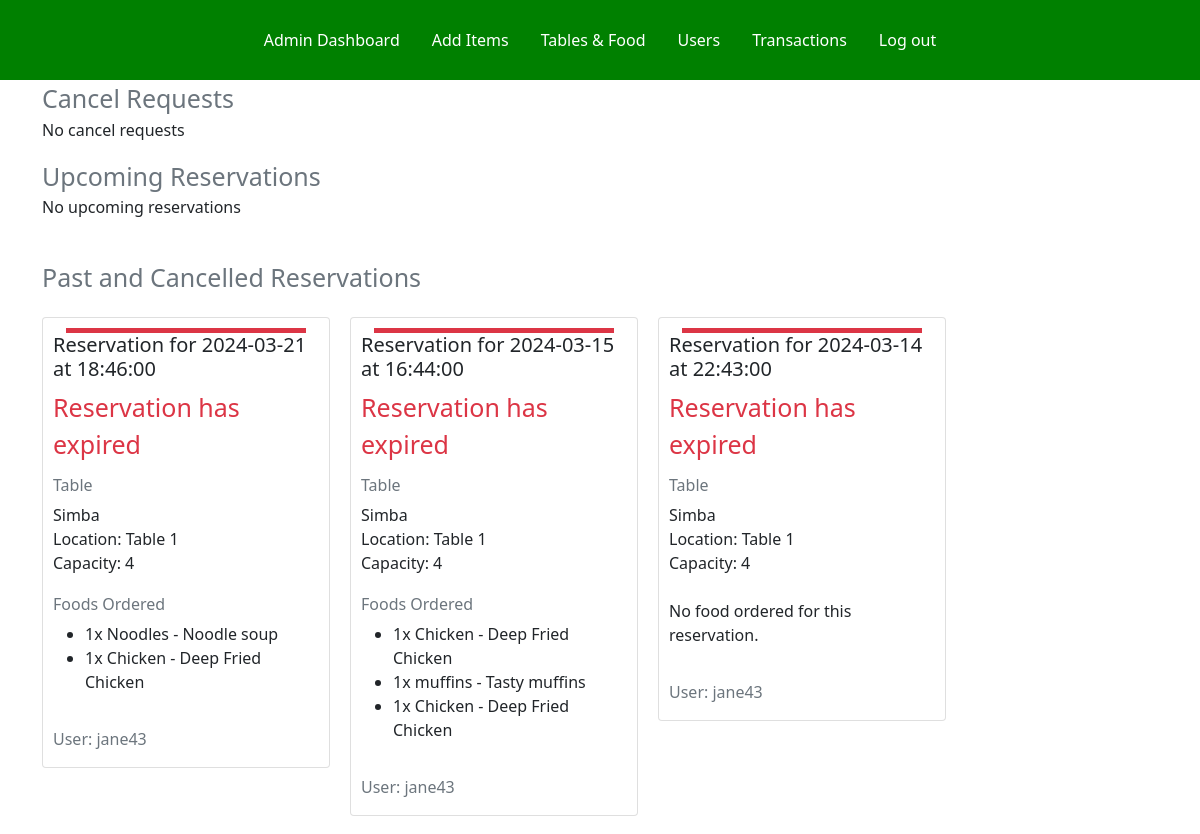
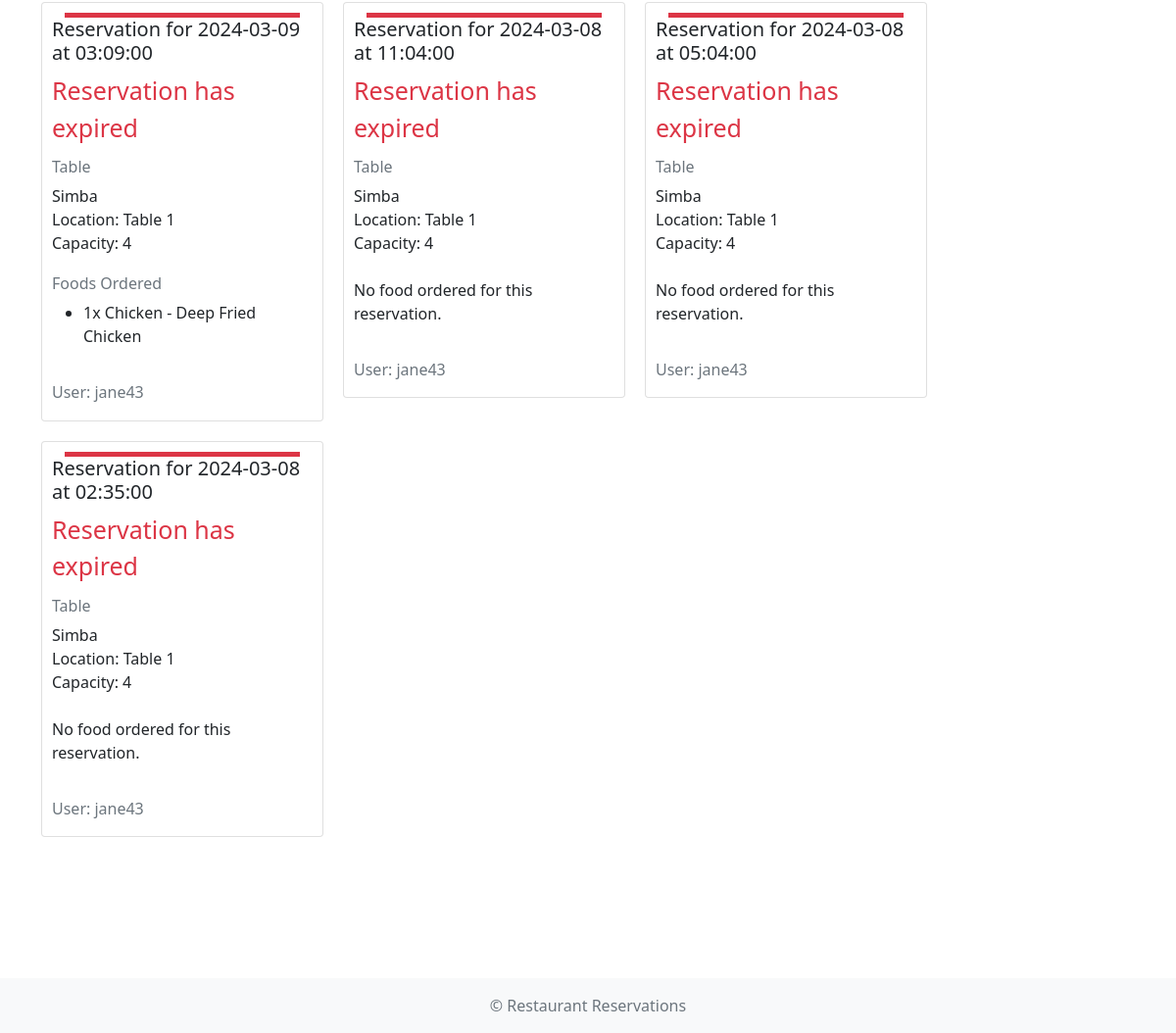
Page /RestaurantReservation/admin_dash.php (signed in) on the committed database (2 pictures, top to bottom).
### tables this page shows
CREATE TABLE `reservations` (
  `reservation_id` int(11) NOT NULL,
  `reservation_date` date NOT NULL,
  `reservation_time` time NOT NULL,
  `duration` int(11) NOT NULL,
  `status` varchar(255) NOT NULL,
  `username` varchar(25) NOT NULL,
  `table_id` int(11) NOT NULL
);

CREATE TABLE `tables` (
  `table_id` int(11) NOT NULL,
  `capacity` int(11) NOT NULL,
  `status` varchar(25) NOT NULL,
  `table_name` varchar(25) NOT NULL,
  `location` varchar(25) NOT NULL
);

### RestaurantReservation/admin_dash.php (the view, shortened to what this page needs)
<?php
require 'config.php';
function fetchReservations($conn, $query, $params = []) {
    $stmt = $conn->prepare($query);
    $stmt->execute();
    $results = $stmt->fetchAll();
    $reservations = [];
    foreach ($results as $row) {
        $reservations[] = $row;
    }
    return $reservations;
}
function displayReservations($reservations, $conn, $buttonLabel, $newStatus) {
    echo '<div class="foods-holder">';
    foreach ($reservations as $reservation) {
        echo "<div class='card' style='width: 18rem;padding:10px;'>";
        if ($reservation['minutes_until_reservation'] > 0) {
            echo '<div style="background-color: #198754;" class="info-bar"></div>';
        } elseif ($reservation['minutes_until_reservation'] > -($reservation['duration'] * 60)) {
            echo '<div style="background-color: #ffc107;" class="info-bar"></div>';
        } else {
            echo '<div style="background-color: #dc3545;" class="info-bar"></div>';
        }
        echo "<h5 class='card-title'>Reservation for " . $reservation['reservation_date'] . " at " . $reservation['reservation_time'] . "</h5>";
        if ($reservation['minutes_until_reservation'] > 0) {
            if ($reservation['minutes_until_reservation'] > 60) {
                $time_status = floor($reservation['minutes_until_reservation'] / 60) . " hours " . ($reservation['minutes_until_reservation'] % 60) . " minutes until reservation starts";
            } else {
                $time_status = $reservation['minutes_until_reservation'] . " minutes until reservation starts";
            }
        } elseif ($reservation['minutes_until_reservation'] > -($reservation['duration'] * 60)) {
            $time_status = "<span class='text-secondary' style='font-size: 25px;'>Reservation is currently ongoing</span>";
        } else {
            $time_status = "<span class='text-danger' style='font-size: 25px;'>Reservation has expired</span>";
        }
        echo "<p class='card-text'>" . $time_status . "</p>";
        echo "<h6 class='card-subtitle mb-2 text-muted'>Table</h3><div>".$reservation['table_name']."</div><div>Location: ".$reservation['location']."</div><div>Capacity: ".$reservation['capacity']."</div>";
        $sql_foods = "SELECT f.name, f.description, c.quantity FROM foods f JOIN cart c ON f.food_id = c.food_id WHERE c.reservation_id = :i";
        $stmt_foods = $conn->prepare($sql_foods);
        $stmt_foods->bindParam(":i", $reservation['reservation_id']);
        $stmt_foods->execute();
        $result_foods = $stmt_foods->fetchAll();
        if (count($result_foods) > 0) {
            echo "<br><h6 class='card-subtitle mb-2 text-muted'>Foods Ordered</h6><ul>";
            foreach ($result_foods as $food) {
                echo "<li>" . $food['quantity'] . "x " . $food['name'] . " - " . $food['description'] . "</li>";
            }
            echo "</ul>";
        } else {
            echo "<br><p>No food ordered for this reservation.</p>";
        }
        echo "<br><h6 class='card-subtitle mb-2 text-muted'>User: ".$reservation['username']."</h6>";
        echo "</div>";
    }
    echo "</div>";
}
?>
<!DOCTYPE html>
<html lang="en">
<head>
    <link href="https://cdn.jsdelivr.net/npm/bootstrap@5.1.3/dist/css/bootstrap.min.css" rel="stylesheet">
    <link rel="stylesheet" href="./CSS/styles.css">
</head>
<body>
    <header>
        <ul class="nav justify-content-center">
            <li class="nav-item"><a class="nav-link" href="#">Admin Dashboard</a></li>
            <li class="nav-item"><a class="nav-link" href="add_items.php">Add Items</a></li>
            <li class="nav-item"><a class="nav-link" href="items.php">Tables & Food</a></li>
            <li class="nav-item"><a class="nav-link" href="users.php">Users</a></li>
            <li class="nav-item"><a class="nav-link" href="transactions.php">Transactions</a></li>
            <li class="nav-item"><a class="nav-link" href="logout.php">Log out</a></li>
        </ul>
    </header>
    <div class="container">
    <?php
        echo "<div class='text-secondary' style='font-size: 25px;'>Cancel Requests</div>";
        $cancelRequestsQuery = "SELECT t.*, r.*, TIMESTAMPDIFF(MINUTE, NOW(), CONCAT(reservation_date, ' ', reservation_time)) AS minutes_until_reservation FROM reservations r JOIN tables t ON t.table_id = r.table_id WHERE r.status = 'REQUEST CANCEL' ORDER BY reservation_date DESC, reservation_time DESC";
        $cancelRequests = fetchReservations($conn, $cancelRequestsQuery);
        if (count($cancelRequests) > 0){
            displayReservations($cancelRequests, $conn, "Approve Cancel", "APPROVED");
        } else {
            echo "<p>No cancel requests</p>";
        }
        echo "<div class='text-secondary' style='font-size: 25px;'>Upcoming Reservations</div>";
        $upcomingQuery = "SELECT t.*, r.*, TIMESTAMPDIFF(MINUTE, NOW(), CONCAT(reservation_date, ' ', reservation_time)) AS minutes_until_reservation FROM reservations r JOIN tables t ON t.table_id = r.table_id WHERE r.status = 'Pending' AND CONCAT(reservation_date, ' ', reservation_time) >= NOW() ORDER BY reservation_date DESC, reservation_time DESC";
        $upcomingReservations = fetchReservations($conn, $upcomingQuery);
        if (count($upcomingReservations) > 0){
            displayReservations($upcomingReservations, $conn, "Cancel", "CANCELLED");
        } else {
            echo "<p>No upcoming reservations</p>";
        }
        echo "<br>";
        echo "<div class='text-secondary' style='font-size: 25px;'>Past and Cancelled Reservations</div>";
        $pastCancelledQuery = "SELECT t.*, r.*, TIMESTAMPDIFF(MINUTE, NOW(), CONCAT(reservation_date, ' ', reservation_time)) AS minutes_until_reservation FROM reservations r JOIN tables t ON t.table_id = r.table_id WHERE (r.status = 'Pending' AND CONCAT(reservation_date, ' ', reservation_time) < NOW()) OR r.status = 'CANCELLED' OR r.status = 'APPROVED' ORDER BY reservation_date DESC, reservation_time DESC";
        $pastCancelledReservations = fetchReservations($conn, $pastCancelledQuery);
        if (count($pastCancelledReservations) > 0){
            displayReservations($pastCancelledReservations, $conn, null, null);
        } else {
            echo "<p>No reservations yet</p>";
        }
        echo "<br>";
    ?>
    </div>
    <div class="footer-space"></div>
<footer class="footer mt-auto py-3 bg-light">
  <div class="container">
    <span class="text-muted">&copy Restaurant Reservations</span>
  </div>
</footer>
</body>
</html>

### RestaurantReservation/CSS/styles.css (style rules this page uses)
.foods-holder { margin-top: 20px; display: flex; flex-wrap: wrap; align-items: flex-start; }
.foods-holder > div { margin-right: 20px; margin-bottom: 20px; }
header { padding: 20px 0px; background-color: #008000; }
.nav-link { color: #ffffff; }
.info-bar { height: 5px; width: 90%; margin: auto; }
.footer-space { width: 100%; height: 100px; }
body { min-height: 100vh; display: flex; flex-direction: column; }
footer { text-align: center; padding: 10px 0; margin-top: auto; }

### rows in the picture
reservations: reservation_date "2024-03-21", reservation_time "18:46:00", duration "Reservation has expired", table.table_name "Simba", table.location "Table 1", table.capacity "4", quantity "1", name "Noodles", description "Noodle soup", name "Chicken", description "Deep Fried Chicken", username "jane43"
reservations: reservation_date "2024-03-15", reservation_time "16:44:00", duration "Reservation has expired", table.table_name "Simba", table.location "Table 1", table.capacity "4", quantity "1", name "Chicken", description "Deep Fried Chicken", name "muffins", description "Tasty muffins", username "jane43"
reservations: reservation_date "2024-03-14", reservation_time "22:43:00", duration "Reservation has expired", table.table_name "Simba", table.location "Table 1", table.capacity "4", shows "No food ordered for this reservation.", username "jane43"
reservations: reservation_date "2024-03-09", reservation_time "03:09:00", duration "Reservation has expired", table.table_name "Simba", table.location "Table 1", table.capacity "4", quantity "1", name "Chicken", description "Deep Fried Chicken", username "jane43"
reservations: reservation_date "2024-03-08", reservation_time "11:04:00", duration "Reservation has expired", table.table_name "Simba", table.location "Table 1", table.capacity "4", shows "No food ordered for this reservation.", username "jane43"
reservations: reservation_date "2024-03-08", reservation_time "05:04:00", duration "Reservation has expired", table.table_name "Simba", table.location "Table 1", table.capacity "4", shows "No food ordered for this reservation.", username "jane43"
reservations: reservation_date "2024-03-08", reservation_time "02:35:00", duration "Reservation has expired", table.table_name "Simba", table.location "Table 1", table.capacity "4", shows "No food ordered for this reservation.", username "jane43"
